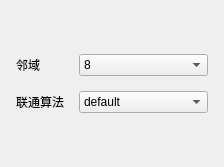
                <widget class="QWidget" name="adjPage_connected">
                 <layout class="QVBoxLayout" name="verticalLayout_15">
                  <item>
                   <spacer name="verticalSpacer_3">
                    <property name="orientation">
                     <enum>Qt::Vertical</enum>
                    </property>
                    <property name="sizeHint" stdset="0">
                     <size>
                      <width>20</width>
                      <height>40</height>
                     </size>
                    </property>
                   </spacer>
                  </item>
                  <item>
                   <layout class="QFormLayout" name="formLayout_7">
                    <property name="horizontalSpacing">
                     <number>15</number>
                    </property>
                    <property name="verticalSpacing">
                     <number>15</number>
                    </property>
                    <property name="leftMargin">
                     <number>5</number>
                    </property>
                    <property name="topMargin">
                     <number>3</number>
                    </property>
                    <property name="rightMargin">
                     <number>5</number>
                    </property>
                    <property name="bottomMargin">
                     <number>3</number>
                    </property>
                    <item row="0" column="0">
                     <widget class="QLabel" name="connected_lab1">
                      <property name="text">
                       <string>邻域</string>
                      </property>
                     </widget>
                    </item>
                    <item row="0" column="1">
                     <widget class="QComboBox" name="Connected_cbx1">
                      <item>
                       <property name="text">
                        <string>8</string>
                       </property>
                      </item>
                      <item>
                       <property name="text">
                        <string>4</string>
                       </property>
                      </item>
                     </widget>
                    </item>
                    <item row="1" column="0">
                     <widget class="QLabel" name="connected_lab2">
                      <property name="text">
                       <string>联通算法</string>
                      </property>
                     </widget>
                    </item>
                    <item row="1" column="1">
                     <widget class="QComboBox" name="Connected_cbx2">
                      <item>
                       <property name="text">
                        <string>default</string>
                       </property>
                      </item>
                      <item>
                       <property name="text">
                        <string>CC_WU</string>
                       </property>
                      </item>
                      <item>
                       <property name="text">
                        <string>CCL_GRANA</string>
                       </property>
                      </item>
                      <item>
                       <property name="text">
                        <string>CCL_BOLELLI</string>
                       </property>
                      </item>
                      <item>
                       <property name="text">
                        <string>CCL_SAUF</string>
                       </property>
                      </item>
                      <item>
                       <property name="text">
                        <string>CCL_BBDT</string>
                       </property>
                      </item>
                      <item>
                       <property name="text">
                        <string>CCL_SPAGHETTI</string>
                       </property>
                      </item>
                     </widget>
                    </item>
                   </layout>
                  </item>
                  <item>
                   <spacer name="verticalSpacer_4">
                    <property name="orientation">
                     <enum>Qt::Vertical</enum>
                    </property>
                    <property name="sizeHint" stdset="0">
                     <size>
                      <width>20</width>
                      <height>40</height>
                     </size>
                    </property>
                   </spacer>
                  </item>
                 </layout>
                </widget>
